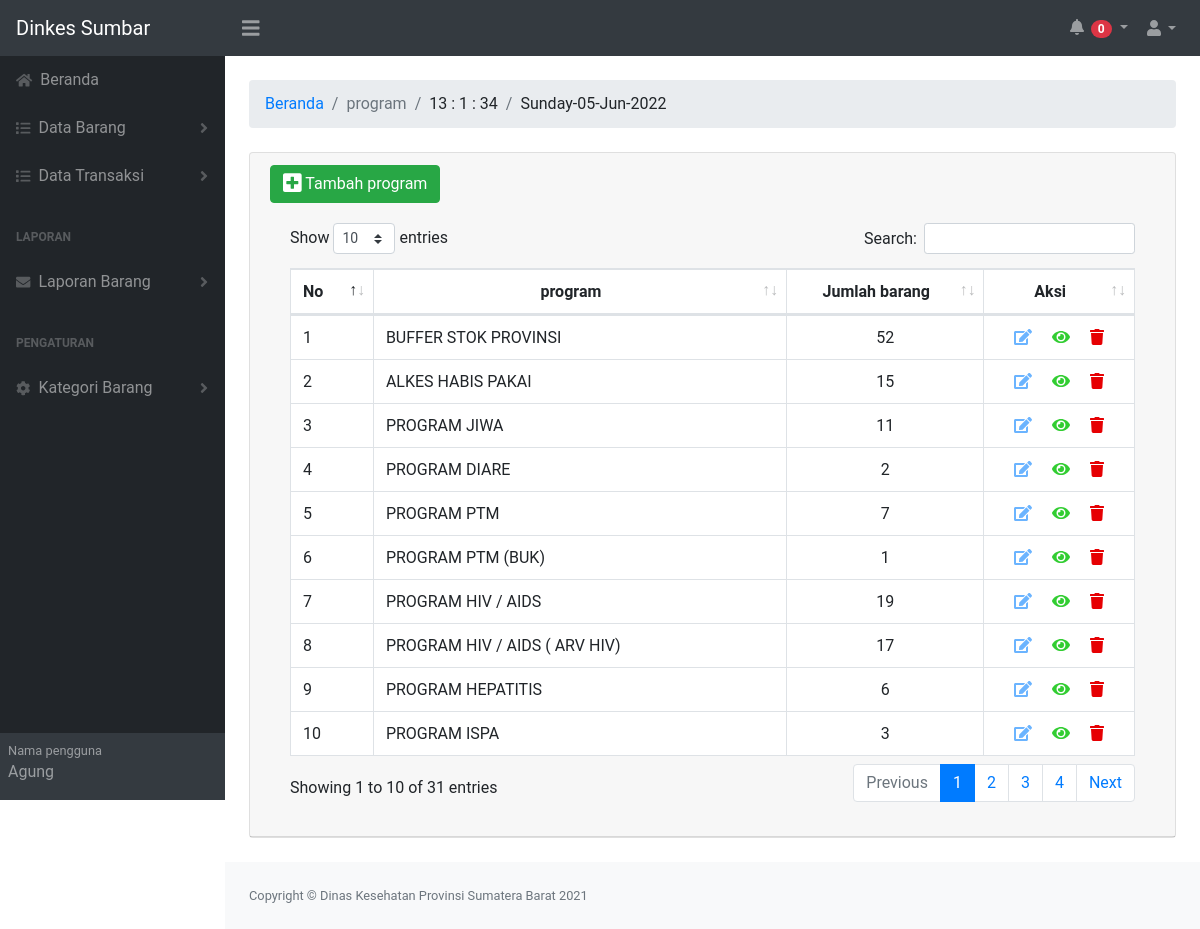
Page /program.php (signed in) on the committed database.
### tables this page shows
CREATE TABLE `program` (
  `id_program` int NOT NULL AUTO_INCREMENT,
  `program` varchar(255) DEFAULT NULL,
  PRIMARY KEY (`id_program`)
);

### program.php (the view, shortened to what this page needs)
<?php
include('function.php');
$query = "SELECT *FROM program";
$result = mysqli_query($conn, $query);
?>
<!DOCTYPE html>
<html lang="en">
    <heabald>
        <link href="css/obat.css" rel="stylesheet" />
        <link rel="stylesheet" type="text/css" href="js/DataTables-1.10.23/css/dataTables.bootstrap4.min.css"/>
    </head>
    <body class="sb-nav-fixed" style="font-family: roboto">
        <nav class="sb-topnav navbar navbar-expand navbar-dark bg-dark" >
            <a class="navbar-brand" href="index.php">Dinkes Sumbar</a>
            <button class="btn btn-link btn-lg order-1 order-lg-0" id="sidebarToggle" href="#"><i class="fas fa-bars"></i></button>
            <ul class="navbar-nav ml-auto ml-md-0" >
                 <li class="nav-item dropdown">
                    <a class="nav-link dropdown-toggle" id="userDropdown" href="#" role="button" data-toggle="dropdown" aria-haspopup="true" aria-expanded="false" >
                        <i class="fas fa-bell fa-fw "></i>
                        <span>
                            <span class="badge badge-pill badge-danger" style=" color: white;"><?= nilai_alarm(); ?></span>
                        </span>
                    </a>
                </li>
            </ul>
            <ul class="navbar-nav ml-auto ml-md-0">
                <li class="nav-item dropdown">
                    <a class="nav-link dropdown-toggle" id="userDropdown" href="#" role="button" data-toggle="dropdown" aria-haspopup="true" aria-expanded="false"><i class="fas fa-user fa-fw"></i></a>
                </li>
            </ul>
        </nav>
        <div id="layoutSidenav">
            <div id="layoutSidenav_nav">
                <nav class="sb-sidenav accordion sb-sidenav-dark" id="sidenavAccordion" >
                    <div class="sb-sidenav-menu">
                        <div class="nav">
                            <a class="nav-link" href="index.php">
                                <div class="sb-nav-link-icon"><i class="fa fa-home"></i></div>
                                Beranda
                            </a>
     <a class="nav-link collapsed" href="#" data-toggle="collapse" data-target="#collapseLayouts" aria-expanded="false" aria-controls="collapseLayouts">
        <div class="sb-nav-link-icon"><i class="fas fa-list"></i></div>
        Data Barang
        <div class="sb-sidenav-collapse-arrow"><i class="fas fa-angle-down"></i></div>
      </a>
                            <a class="nav-link collapsed" href="#" data-toggle="collapse" data-target="#collapseLayouts2" aria-expanded="false" aria-controls="collapseLayouts">
                                <div class="sb-nav-link-icon"><i class="fas fa-list"></i></div> Data
                                Transaksi
                                <div class="sb-sidenav-collapse-arrow"><i class="fas fa-angle-down"></i></div>
                            </a>
                                 <div class="sb-sidenav-menu-heading">Laporan</div>
                                    <a class="nav-link collapsed" href="#" data-toggle="collapse" data-target="#collapseLayouts4" aria-expanded="false" aria-controls="collapseLayouts">
                                        <div class="sb-nav-link-icon"><i class="fas fa-envelope"></i></div>
                                          Laporan Barang
                                        <div class="sb-sidenav-collapse-arrow"><i class="fas fa-angle-down"></i></div>
                                    </a>
                            <div class="sb-sidenav-menu-heading">Pengaturan</div>
                            <a class="nav-link collapsed" href="#" data-toggle="collapse" data-target="#collapseLayouts3" aria-expanded="false" aria-controls="collapseLayouts">
                                <div class="sb-nav-link-icon"><i class="fas fa-cog"></i></div>
                                  Kategori Barang
                                <div class="sb-sidenav-collapse-arrow"><i class="fas fa-angle-down"></i></div>
                            </a>
                        </div>
                    </div>
                    <div class="sb-sidenav-footer">
                        <div class="small">Nama pengguna</div>
                        <?= user(); ?>
                    </div>
                </nav>
            </div>
            <div id="layoutSidenav_content">
                <main>
                    <div class="container-fluid">
                        <ol class="breadcrumb mb-4">
                            <li class="breadcrumb-item"><a href="index.php">Beranda</a></li>
                            <li class="breadcrumb-item active">program </li>
                            <li class="breadcrumb-item">
                                <div class="jam-digital-malasngoding text-center">
                                    <div class="kotak">
                                        <a id="jam"></a>
                                        <a >:</a>
                                        <a id="menit"></a>
                                        <a >:</a>
                                        <a id="detik"></a>
                                    </div>
                                </div>
                            </li>
                            <li class="breadcrumb-item"> <?= date('l-d-M-Y'); ?> </li>
                        </ol>
                        <div class="card mb-4">
                            <div class="card-header">
                                   <div class="dropdown">
                                    <button type="button" class="btn btn-success"  data-toggle="modal" data-target="#myModal" title="Tambah program Baru">
                                    <i class="fas fa-plus-square fa-lg"></i> Tambah program
                                    </button>
                                    </div>
                            <div class="card-body">
                               <table class="table table-bordered" id="dataTable" width="100%" cellspacing="0" >
                                        <thead>
                                          <tr>
                                            <th >No </th>
                                            <th class="text-center">program </th>
                                            <th class="text-center">Jumlah barang</th>
                                            <th class="text-center">Aksi</th>
                                          </tr>
                                        </thead>
                                            <tbody>
                                              <?php
                                              $no = 1;
                                              while ($row = mysqli_fetch_assoc($result)) {
                                             $id_program = $row['id_program'];
                                             $program =$row['program'];
                                             $jumlah_barang = mysqli_query($conn,"SELECT id_program FROM detail_program WHERE id_program = '$id_program' ");
                                               ?>
                                                <tr>
                                                  <td ><?= $no++ ?></td>
                                                  <td ><?= $program ?></td>
                                                  <td class="text-center"><?= mysqli_num_rows($jumlah_barang); ?></td>
                                                  <td class="text-center">
                                                  <button type="button"  class="fa fa-edit mr-3" style="color: #6bb4ff;" data-toggle="modal" data-target="#edit<?=$id_program;?>" title="Edit"></button>
                                                    <a href="detail_program.php?id_program=<?=$id_program; ?>" style="text-decoration: none;" title="Detail" class="mr-3"><i class="fa fa-eye " style="color: #32CD32;" ></i> </a>
                                                  <button type="button" class="fa fa-trash" style="color: #e60003;" data-toggle="modal" data-target="#hapus<?=$id_program;?>" title="Hapus "></button>
                                                  </td>
                                                </tr>
                                            <?php  } ?>
                                            </tbody>
                                    </table>
                                </div>
                            </div>
                        </div>
                    </div>
                </main>
                <footer class="py-4 bg-light mt-auto">
                    <div class="container-fluid">
                        <div class="d-flex align-items-center justify-content-between small">
                            <div class="text-muted">Copyright &copy; Dinas Kesehatan Provinsi Sumatera Barat 2021</div>
                        </div>
                    </div>
                </footer>
            </div>
        </div>
    </body>
</html>

### function.php (shortened to what this page needs)
<?php
include('connect.php');
function user(){
	global $conn ;
	$nip = $_COOKIE['nip'];
	$query = "SELECT * FROM admin WHERE nip='$nip' ";
$result = mysqli_query($conn,$query);
$row = mysqli_fetch_assoc($result);
$username = $row['username'];
echo $username;
}
	?><option value="<?=$tahun;?>"><?=$tahun; ?></option><?php
	?><option value="<?=$program;?>"><?=$program; ?></option><?php
function nilai_alarm(){
global $conn;
$bulan_sekarang = date('m');
$tahun_sekarang = date('Y');
$query = "SELECT month(tanggal_daluwarsa),year(tanggal_daluwarsa)
 FROM detail_barang_masuk
WHERE month(tanggal_daluwarsa) = '$bulan_sekarang' AND
year(tanggal_daluwarsa)= '$tahun_sekarang' ";
$result = mysqli_query($conn,$query);
$jumlah_data = mysqli_num_rows($result);
echo $jumlah_data;
}
			?>

### rows in the picture
program: program "BUFFER STOK PROVINSI", mysqli_num_rows($jumlah_barang) "52"
program: program "ALKES HABIS PAKAI", mysqli_num_rows($jumlah_barang) "15"
program: program "PROGRAM JIWA", mysqli_num_rows($jumlah_barang) "11"
program: program "PROGRAM DIARE", mysqli_num_rows($jumlah_barang) "2"
program: program "PROGRAM PTM", mysqli_num_rows($jumlah_barang) "7"
program: program "PROGRAM PTM (BUK)", mysqli_num_rows($jumlah_barang) "1"
program: program "PROGRAM HIV / AIDS", mysqli_num_rows($jumlah_barang) "19"
program: program "PROGRAM HIV / AIDS ( ARV HIV)", mysqli_num_rows($jumlah_barang) "17"
program: program "PROGRAM HEPATITIS", mysqli_num_rows($jumlah_barang) "6"
program: program "PROGRAM ISPA", mysqli_num_rows($jumlah_barang) "3"

### other values in the picture
$jumlah_data "0"
$username "Agung"
